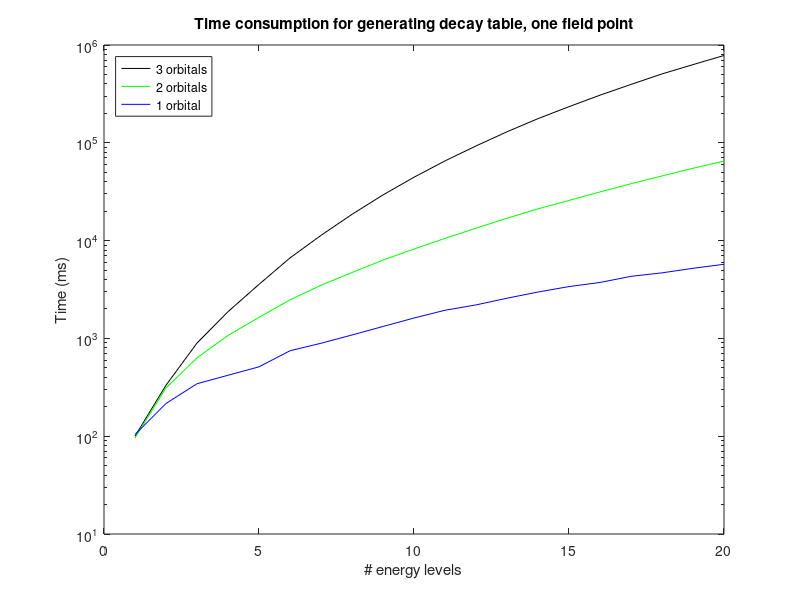

Write the MATLAB code that produced this figure.
A=load('profile.tsv');
semilogy(A(A(:,1)==3,2), A(A(:,1)==3,3),'k');
hold on;
semilogy(A(A(:,1)==2,2), A(A(:,1)==2,3),'g');
semilogy(A(A(:,1)==1,2), A(A(:,1)==1,3),'b');
title('Time consumption for generating decay table, one field point');
legend('3 orbitals', '2 orbitals', '1 orbital', 'Location', 'Northwest');
ylabel('Time (ms)');
xlabel('# energy levels');
print -dpdf profile.pdf